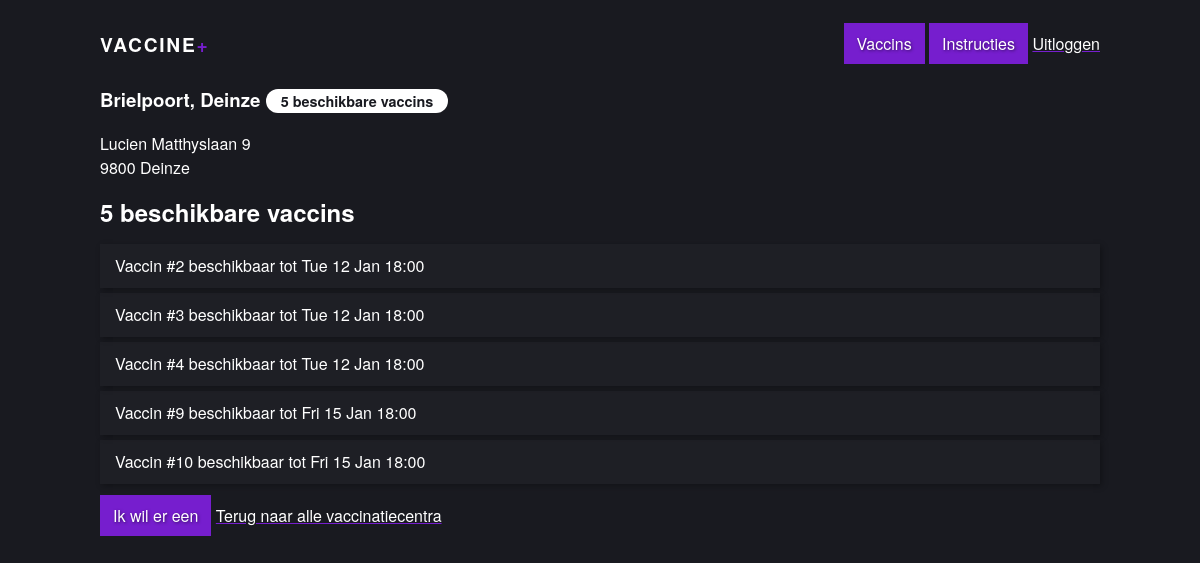
Page /vaccin/detail/1 on the committed database.
### tables this page shows
CREATE TABLE `center` (
  `center_id` int unsigned NOT NULL AUTO_INCREMENT,
  `name` varchar(100) DEFAULT NULL,
  `street` varchar(100) DEFAULT NULL,
  `nr` varchar(20) DEFAULT NULL,
  `postalcode` int DEFAULT NULL,
  `city` varchar(100) DEFAULT NULL,
  `lat` float DEFAULT NULL,
  `long` float DEFAULT NULL,
  `pdf` varchar(256) DEFAULT NULL,
  PRIMARY KEY (`center_id`)
);

CREATE TABLE `vaccin` (
  `vaccin_id` int unsigned NOT NULL AUTO_INCREMENT,
  `center_id` int DEFAULT NULL,
  `user_id` int DEFAULT NULL,
  `date` datetime DEFAULT NULL,
  `available` datetime DEFAULT NULL,
  `certificaat` varchar(256) DEFAULT NULL,
  `status` int DEFAULT NULL,
  `claimer` varchar(256) DEFAULT NULL,
  `email` varchar(256) DEFAULT NULL,
  `phone` varchar(256) DEFAULT NULL,
  `rijksregisternr` varchar(256) DEFAULT NULL,
  PRIMARY KEY (`vaccin_id`)
);

### controllers/VaccinController.php (called while the page is built, shortened)
<?php
require_once 'models/CenterModel.php';
require_once 'models/Vaccin_model.php';
class VaccinController {
    function detail($center_id) {
        $center = Center::getCenterById($center_id);
        $vaccins = Vaccin::getAvailableVaccinByCenterId($center_id);
        $total = Vaccin::countVaccins($center_id);
        include BASE_DIR . '/views/pages/detail.php';
    }
}

### models/CenterModel.php (called while the page is built, shortened)
<?php
class Center {
    public static function getCenterById($center_id) {
        global $db;
        $sql = 'SELECT * FROM center
                WHERE center_id = :center_id';
        $sql_statement = $db->prepare($sql);
        $sql_statement->execute([
            ':center_id' => $center_id,
        ]);
        return $sql_statement->fetchObject();
    }
}

### models/Vaccin_model.php (called while the page is built, shortened)
<?php
class Vaccin {
    public static function getAvailableVaccinByCenterId($center_id) {
        global $db;
        $sql = 'SELECT * FROM vaccin
                WHERE center_id = :center_id
                AND status = 0';
        $sql_statement = $db->prepare($sql);
        $sql_statement->execute([
            ':center_id' => $center_id,
        ]);
        return $sql_statement->fetchAll();
    }
    public static function countVaccins($center_id) {
        global $db;
        $sql = 'SELECT COUNT(*) FROM vaccin
                WHERE center_id = :center_id
                AND status = 0';
        $sql_statement = $db->prepare($sql);
        $sql_statement->execute([
            ':center_id' => $center_id,
        ]);
        return $sql_statement->fetchColumn();
    }
}

### views/_partials/vaccin_lis_item.php (the view)
<div class="list-item">
    <span class="name">Vaccin <label>#<?= $vaccin['vaccin_id']; ?> beschikbaar tot</label> <?= date("D d M H:i", strtotime($vaccin['available'])); ?></span>
</div>

### index.php (shortened to what this page needs)
<?php
$request  = $_SERVER['REQUEST_URI'];
$path = explode('/', $request);
$controller = ucfirst(strtolower($path[1]));
$method = (!empty($path[2]) ? strtolower($path[2]) : 'index');
$param = (!empty($path[3]) ? $path[3] : null);
$controller_name = $controller . 'Controller';
$controller_path = 'controllers/' . $controller_name . '.php';
if (file_exists($controller_path)) {
    include BASE_DIR . '/views/_partials/header.php';
    $controller_class = new $controller_name();
    if (method_exists($controller_class, $method)) {
        $controller_class->$method($param);
    } else {
        echo 'error';
    }
    include BASE_DIR . '/views/_partials/footer.php';
}else {
    echo 'error';
}
?>

### views/_partials/header.php (shortened to what this page needs)
<!DOCTYPE html>
<html lang="en">
<head>
    <link rel="stylesheet" href="../../style/main.css">
    <link rel="stylesheet" href="https://stackpath.bootstrapcdn.com/font-awesome/4.7.0/css/font-awesome.min.css"
>
</head>
<body>
    <header>
        <a class="brand" href="/vaccin">Vaccine<span>+</span></a>
        <div class="extra">
            <a href="/user" class="btn">Vaccins</a>
            <a href="/vaccin/instructions" class="btn">Instructies</a>
            <a href="/user/logout">Uitloggen</a>
        </div>
    </header>
    <section>

### views/pages/detail.php
<section>
    <h1><?= $center->name; ?>, <?= $center->city; ?> <span class="badge"><?= $total; ?> beschikbare vaccins</span></h1>
    <p>
        <?= $center->street; ?> <?= $center->nr; ?><br>
        <?= $center->postalcode; ?> <?= $center->city; ?>
    </p>
    <h2><?= $total; ?> beschikbare vaccins</h2>
    <div class="list">
        <?php
            foreach ($vaccins as $vaccin) {
                include BASE_DIR . '/views/_partials/vaccin_lis_item.php';
            }
        ?>
    </div>
    <a href="/vaccin/claim/<?= $center_id; ?>" class="btn btn-primary">Ik wil er een</a>
    <a href="/vaccin">Terug naar alle vaccinatiecentra</a>
</section>

### views/_partials/footer.php
</section>
</body>
</html>

### style/main.css (style rules this page uses)
html, body { margin: 0; padding: 0; background-color: #191a20; color: #fff; font-size: 1rem; line-height: 1.5rem; overflow-y: scroll; font-family: "Helvetica Neue",Helvetica,Arial,sans-serif; position: relative; height: 100%; }
body { padding: 0 15px; }
* { -webkit-box-sizing: border-box; box-sizing: border-box; }
a { color: #fff; -webkit-text-decoration-color: #761ece; text-decoration-color: #761ece; }
header { max-width: 1000px; margin: 2rem auto; text-align: end; display: -webkit-box; display: -ms-flexbox; display: flex; -webkit-box-pack: justify; -ms-flex-pack: justify; justify-content: space-between; }
section { max-width: 1000px; margin: 2rem auto; }
.brand { font-family: "Helvetica Neue",Helvetica,Arial,sans-serif; font-size: 1.2rem; text-transform: uppercase; font-weight: bold; letter-spacing: .09em; color: #fff; text-decoration: none; }
.brand span { color: #761ece; }
.list { margin-bottom: 20px; }
.list .list-item { display: -webkit-box; display: -ms-flexbox; display: flex; -webkit-box-pack: justify; -ms-flex-pack: justify; justify-content: space-between; -webkit-box-align: baseline; -ms-flex-align: baseline; align-items: baseline; padding: 10px 15px; border-radius: 0; background: rgba(255, 255, 255, 0.025); -webkit-box-shadow: 2px 2px 6px rgba(0, 0, 0, 0.3); box-shadow: 2px 2px 6px rgba(0, 0, 0, 0.3); margin-bottom: 5px; color: #fff; text-decoration: none; }
.badge { background: #fff; color: #191a20; display: inline-block; padding: 0px 15px; font-size: .9rem; border-radius: 15px; }
.btn { background-color: #761ece; border: none; font-size: 1rem; color: #fff; padding: 8px 12px; text-decoration: none; border: solid 1px #761ece; text-shadow: 1px 1px 3px rgba(0, 0, 0, 0.5); }

### rows in the picture
center: name "Brielpoort", city "Deinze", street "Lucien Matthyslaan", nr "9", postalcode "9800"
vaccin: vaccin_id "2", available "Tue 12 Jan 18:00"
vaccin: vaccin_id "3", available "Tue 12 Jan 18:00"
vaccin: vaccin_id "4", available "Tue 12 Jan 18:00"
vaccin: vaccin_id "9", available "Fri 15 Jan 18:00"
vaccin: vaccin_id "10", available "Fri 15 Jan 18:00"

### other values in the picture
$total "5"
